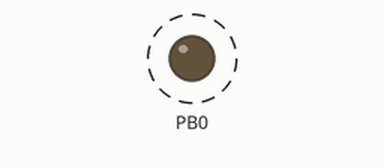
Simulated run of this program. Board: ATmega328P, built with avr-gcc and emulated at 16 MHz. Shown: output pins drawn as LEDs (lit = HIGH). Dashed ring = blinking.

Above: at 0.07 s.
Timing chart, 0 to 3.0 s (numbered marks = the images above):
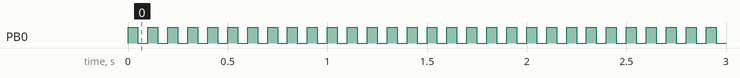

The program:

main.c
```c
// (licence header left out)
#define F_CPU 16000000UL     /* 16MHz Frequency Working Arduino UNO Clock */
#include <avr/io.h>
#include <util/delay.h>      /* Include a AVR LibC functions*/
#include <avr/interrupt.h>   /* this was included on Episode #04 */
#include <avr/sleep.h>       /* this was included on Episode #05 */


                             /* Defining the basics macros*/
#define LedOn PORTB |= (1<<PORTB0)
#define LedOff PORTB &= ~(1<<PORTB0)
#define LedToggle PINB |= (1<<PINB0)
#define SWITCH_PRESSED !(PIND & (1<<PIND7))

ISR(TIMER1_COMPA_vect)       /* Set the vector to compare mode */
{
   LedToggle;
}

                             /* Now the function representing the frequency
					            I wanted to overflow
					         */

void Timer_Frequency(uint8_t freq)
{
	TCCR1B |=   (1 << CS12) | (1 << WGM12);
	TIMSK1 |= (1 << OCIE1A);
	                         //OCRnA = (F_CPU/(Frequency * 2 * N) - 1)
	OCR1A = (F_CPU/(freq * 2 * 256) - 1);
}

			                 /* Now the LED is toggle automatically at each 5 secs
							    and respond by pressing the button:)
			                 */
//ISR(TIMER1_OVF_vect)       /**Commented on Episode #7!**/
//{
//   LedToggle;
//}

                             /* This interrupt is raised if you press the button connected
							    to pin 7 of the Arduino ;)
			                 */
//ISR(PCINT2_vect) //        /**Commented on Episode #6!**/
//{
//			if (SWITCH_PRESSED)
//			{
//				     LedOn;
//			} else
//			{
//					LedOff;
//			}
//}


int main(void)
{
	/**************************         I/O Routines         **************************/
	                         /* PORTB Data Register - DS pg 92 */
    DDRB |=  (1<<DDB0);      /* LED Attach -> Pin 0 of PORTB (Arduino Digital 8) */
	DDRD &= ~(1<<DDD7);      /* Switch Key -> Pin 7 of PORTD (Arduino Digital 7) */

	Timer_Frequency(10);


	/**************************  Timer 1 Interrupt Routines  **************************/
	//TCCR1B |=   (1 << CS12) | (1 << WGM12); /* Set CCP / CTC Compare Mode Episode #7 */
	                         /* Overflow formula:
				                foc = 16000000/2*256*[1+65535]
				                foc = 0,476837158203125 secs
				                (It overflows roughly twice a second!)
                             */

	//TIMSK1 |= (1 << TOIE1);/* Enable Timer1 interrupt */ /**Commented  on Episode #7!**/
	//TIMSK1 |= (1 << OCIE1A);


	/**************************    Sleep Mode    Routines    **************************/
	//PRR =0xFF;             /* Disable all peripherals  */ /**Commented  on Episode #6!**/
	                         /* Set sleep mode */
			                 /* The 6 different modes are (sleep.h):
								SLEEP_MODE_IDLE?-?the least power savings
								SLEEP_MODE_ADC
								SLEEP_MODE_PWR_SAVE
								SLEEP_MODE_STANDBY
								SLEEP_MODE_EXT_STANDBY
								SLEEP_MODE_PWR_DOWN?-?the most power savings
							*/
	//set_sleep_mode(SLEEP_MODE_PWR_DOWN);   /**Commented on Episode #6!**/


	/************************* Pin Change Interrupt Routines **************************/
	//PCMSK2 |= (1<<PCINT23);  /* Pin Change Mask Register 2 on Arduino Pin 7 I/O - pg 94 */
	//PCICR |= (1<< PCIE2); /* bit selects whether pin change interrupt is enabled */
	/**Commented on Episode #7!**/

	sei();                  /* Enable interrupt by setting the global interrupt mask */

	                        /* Polling Pin 7 PORTD */
    while (1)
    {
                            /* Calling sleep mode */
	    //sleep_mode();     /**Commented on Episode #6!**/


    }
}
```

Measured:
- by itself, PB0: alternates HIGH for 0.05 s and LOW for 0.05 s
